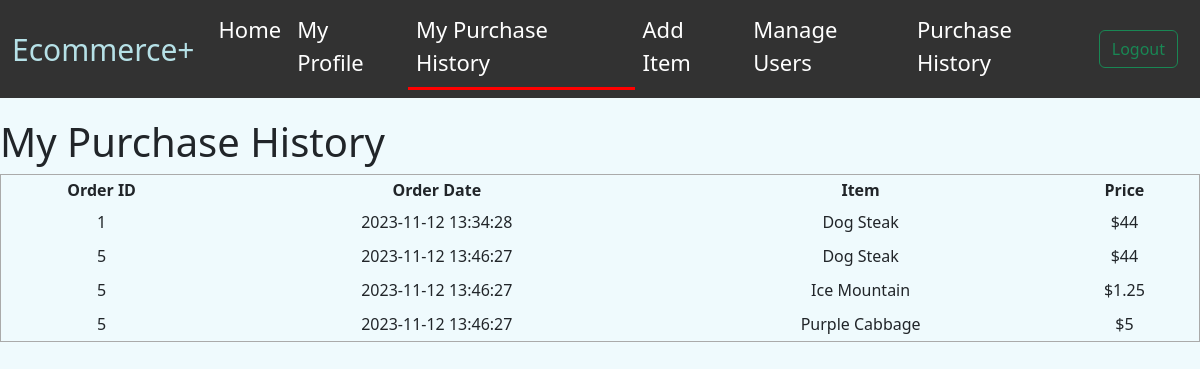
The page /user_purchase_history (signed in) on the database its author committed.
### tables this page shows
CREATE TABLE order_items (
    order_item_id INTEGER PRIMARY KEY AUTOINCREMENT,
    order_id INT,
    product_id INT,
    product_name VARCHAR(255),
    product_price DECIMAL(10, 2),
    quantity INT,
    FOREIGN KEY (order_id) REFERENCES orders(order_id)
);

CREATE TABLE orders (
    order_id INTEGER PRIMARY KEY AUTOINCREMENT,
    user_id INTEGER NOT NULL,
    order_date DATETIME DEFAULT CURRENT_TIMESTAMP,
    order_price DECIMAL(10, 2) NOT NULL,
    order_payment_method VARCHAR(255) NOT NULL,
    card_id INTEGER,  
    FOREIGN KEY (user_id) REFERENCES users(user_id),
    FOREIGN KEY (card_id) REFERENCES card_details(card_id)  
);

### app.py (the view)
@app.route("/user_purchase_history", methods=["GET"])
def user_purchase_history():
    try:
        user_id = session["user_id"]
        conn = get_db_connection()
        orders = conn.execute(
            "SELECT * FROM order_items oi JOIN orders o ON oi.order_id = o.order_id WHERE o.user_id = ?",
            (user_id,),
        ).fetchall()
        conn.close()
        return render_template("user_purchase_history.html", orders=orders)
    except Exception as e:
        print(str(e))
        return redirect("/")

### app.py (called while the page is built)
def get_db_connection():
    conn = sqlite3.connect("sql_database.db")
    conn.row_factory = sqlite3.Row
    return conn

### templates/user_purchase_history.html (shortened to what this page needs)
{% extends 'base.html' %}
{% block body %}
<body>
    <h1>My Purchase History</h1>
    <table>
        <thead>
            <tr>
                <th>Order ID</th>
                <th>Order Date</th>
                <th>Item</th>
                <th>Price</th>
            </tr>
        </thead>
        <tbody>
            {% for order in orders %}
            <tr>
                <td>{{ order.order_id }}</td>
                <td>{{ order.order_date }}</td>
                <td>{{ order.product_name }}</td>
                <td>${{ order.product_price }}</td>
            </tr>
            {% endfor %}
        </tbody>
    </table>
</body>
{% endblock %}

### static/css/main.css (style rules this page uses)
* { margin: 0; padding: 0; }
body, html { height: 100%; font-family: sans-serif; }
table, td, th { border: 1px solid #aaa; text-align: center; }
table { border-collapse: collapse; width: 100%; }
th { height: 30px; }
td { text-align: center; padding: 5px; }
body { background-color: #EFFAFD !important; }

### rows shown on the page
order_items: order_id "1", order_date "2023-11-12 13:34:28", product_name "Dog Steak", product_price "44"
order_items: order_id "5", order_date "2023-11-12 13:46:27", product_name "Dog Steak", product_price "44"
order_items: order_id "5", order_date "2023-11-12 13:46:27", product_name "Ice Mountain", product_price "1.25"
order_items: order_id "5", order_date "2023-11-12 13:46:27", product_name "Purple Cabbage", product_price "5"
